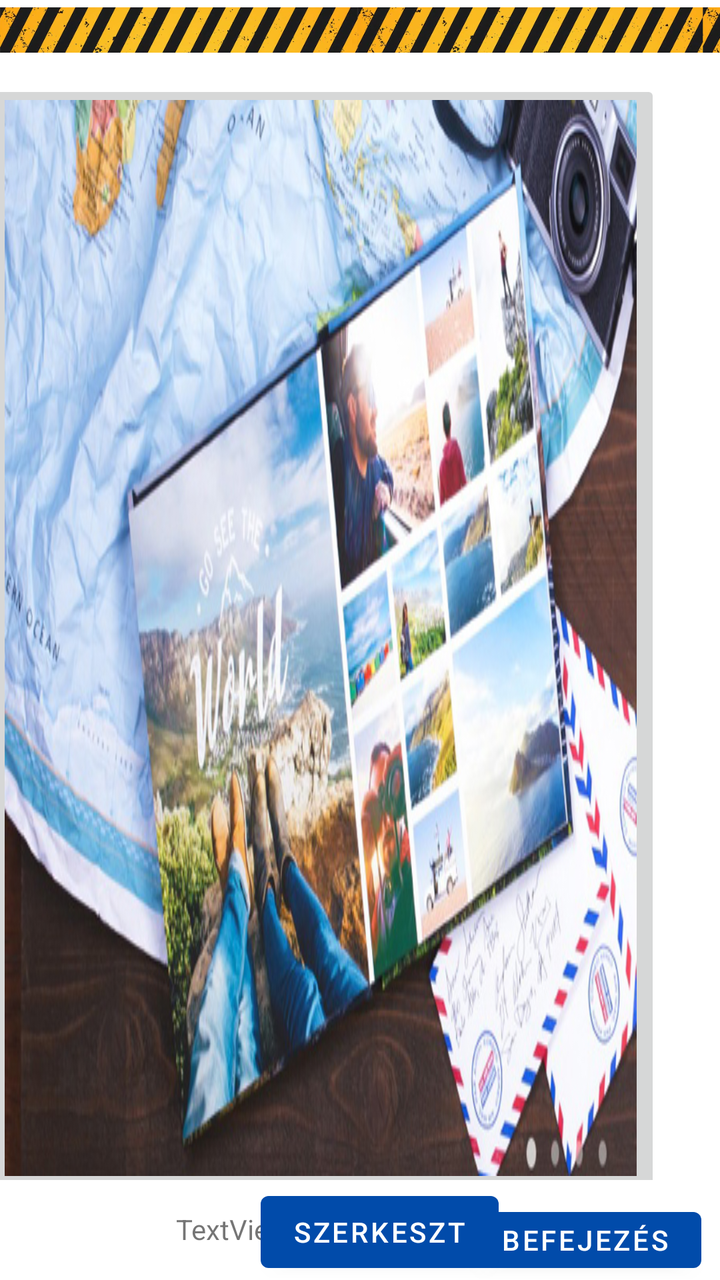
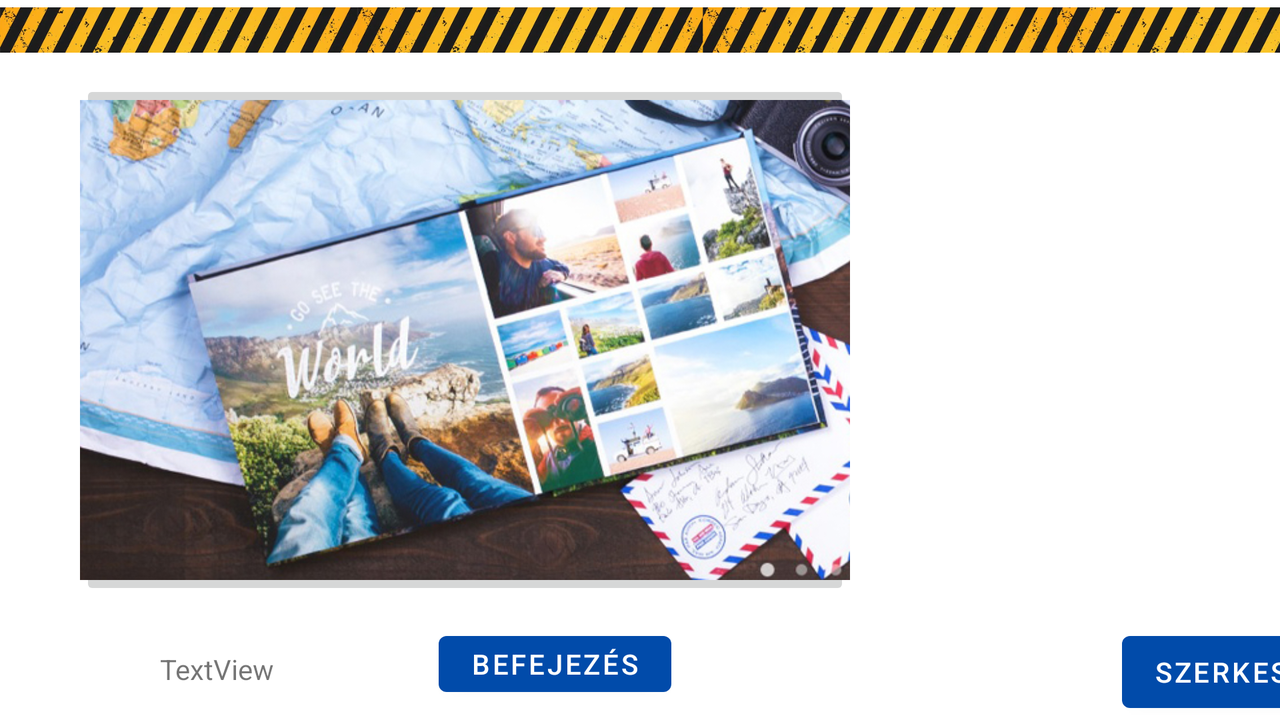

First picture: res/layout/ on a phone held upright. Second picture: the repository's own variant of that layout, on a device whose configuration matches the variant's folder. Source for both follows.
<!-- AndroidManifest.xml: application theme Theme.Fotoalbum -->
<!-- res/layout/activity_utolso_oldal.xml -->
<?xml version="1.0" encoding="utf-8"?>
<androidx.constraintlayout.widget.ConstraintLayout xmlns:android="http://schemas.android.com/apk/res/android"
    xmlns:app="http://schemas.android.com/apk/res-auto"
    xmlns:tools="http://schemas.android.com/tools"
    android:layout_width="match_parent"
    android:layout_height="match_parent"
    tools:context=".fotokonyv_oldalak.Utolso_oldal">

    <LinearLayout
        android:id="@+id/l1_1"
        android:layout_width="370dp"
        android:layout_height="match_parent"
        android:layout_marginStart="65dp"
        android:layout_marginTop="20dp"
        android:layout_marginEnd="20dp"
        android:layout_marginBottom="40dp"
        app:layout_constraintBottom_toBottomOf="parent"
        app:layout_constraintEnd_toEndOf="parent"
        app:layout_constraintHorizontal_bias="1.0"
        app:layout_constraintStart_toStartOf="parent"
        app:layout_constraintTop_toTopOf="parent"
        app:layout_constraintVertical_bias="0.0">

        <LinearLayout
            android:id="@+id/l1_2"
            android:layout_width="360dp"
            android:layout_height="match_parent"
            android:layout_marginStart="10dp"
            android:layout_marginTop="10dp"
            android:layout_marginBottom="10dp"
            android:orientation="horizontal">

            <ImageButton
                android:id="@+id/imageButton_utso"
                android:layout_width="338dp"
                android:layout_height="558dp"
                android:layout_marginLeft="10dp"
                android:layout_marginTop="10dp"
                android:layout_marginRight="10dp"
                android:layout_marginBottom="10dp"
                android:layout_weight="1"
                android:scaleType="fitXY"
                app:srcCompat="@drawable/img" />
        </LinearLayout>

    </LinearLayout>

    <Button
        android:id="@+id/btn_utso"
        android:layout_width="wrap_content"
        android:layout_height="40dp"
        android:layout_weight="1"
        android:text="Befejezés"
        app:layout_constraintBottom_toBottomOf="parent"
        app:layout_constraintEnd_toEndOf="parent"
        app:layout_constraintHorizontal_bias="0.962"
        app:layout_constraintStart_toStartOf="parent" />
    <Button
        android:id="@+id/button8"
        android:layout_width="wrap_content"
        android:layout_height="wrap_content"
        android:text="Szerkeszt"
        app:layout_constraintBottom_toBottomOf="parent"
        app:layout_constraintEnd_toStartOf="@+id/btn_utso"
        app:layout_constraintStart_toEndOf="@+id/textView5" />

    <TextView
        android:id="@+id/textView5"
        android:layout_width="wrap_content"
        android:layout_height="wrap_content"
        android:layout_marginStart="88dp"
        android:layout_marginBottom="16dp"
        android:text="TextView"
        app:layout_constraintBottom_toBottomOf="parent"
        app:layout_constraintStart_toStartOf="parent" />

    <ImageView
        android:id="@+id/imageView7"
        android:layout_width="1000dp"
        android:layout_height="30dp"
        app:layout_constraintStart_toStartOf="parent"
        app:layout_constraintTop_toTopOf="parent"
        app:srcCompat="@drawable/under" />


</androidx.constraintlayout.widget.ConstraintLayout>
<!-- resources referenced by this layout -->
<resources>
  <!-- drawable img: png bitmap (drawable, 627821 bytes) -->
  <!-- drawable under: png bitmap (drawable, 99030 bytes) -->
  <style name="Theme.Fotoalbum" parent="Theme.MaterialComponents.DayNight.DarkActionBar">
          
          <item name="colorPrimary">#014baa</item>
          <item name="colorPrimaryVariant">@color/purple_700</item>
          <item name="colorOnPrimary">@color/white</item>
          
          <item name="colorSecondary">@color/teal_200</item>
          <item name="colorSecondaryVariant">@color/teal_700</item>
          <item name="colorOnSecondary">@color/black</item>
          
          <item name="android:statusBarColor" tools:targetApi="l">?attr/colorPrimaryVariant</item>
          
      </style>
  <color name="purple_700">#FF3700B3</color>
  <color name="white">#FFFFFFFF</color>
  <color name="teal_200">#FF03DAC5</color>
  <color name="teal_700">#FF018786</color>
  <color name="black">#FF000000</color>
</resources>
<!-- res/layout-land/activity_utolso_oldal.xml (the repository's variant of the layout above) -->
<!-- drawn on the phone turned sideways -->
<?xml version="1.0" encoding="utf-8"?>
<androidx.constraintlayout.widget.ConstraintLayout xmlns:android="http://schemas.android.com/apk/res/android"
    xmlns:app="http://schemas.android.com/apk/res-auto"
    xmlns:tools="http://schemas.android.com/tools"
    android:layout_width="match_parent"
    android:layout_height="match_parent"
    tools:context=".fotokonyv_oldalak.Utolso_oldal">

    <LinearLayout
        android:id="@+id/l1_1"
        android:layout_width="0dp"
        android:layout_height="match_parent"
        android:layout_marginStart="20dp"
        android:layout_marginTop="20dp"
        android:layout_marginEnd="20dp"
        android:layout_marginBottom="40dp"
        app:layout_constraintBottom_toBottomOf="parent"
        app:layout_constraintEnd_toEndOf="parent"
        app:layout_constraintHorizontal_bias="1.0"
        app:layout_constraintStart_toStartOf="parent"
        app:layout_constraintTop_toTopOf="parent"
        app:layout_constraintVertical_bias="0.0">

        <LinearLayout
            android:id="@+id/l1_2"
            android:layout_width="405dp"
            android:layout_height="match_parent"
            android:layout_marginStart="10dp"
            android:layout_marginTop="10dp"
            android:layout_marginBottom="10dp"
            android:orientation="horizontal">

            <ImageButton
                android:id="@+id/imageButton_utso"
                android:layout_width="match_parent"
                android:layout_height="match_parent"
                android:layout_marginLeft="10dp"
                android:layout_marginTop="10dp"
                android:layout_marginRight="10dp"
                android:layout_marginBottom="10dp"
                android:layout_weight="1"
                android:adjustViewBounds="true"
                android:scaleType="centerCrop"
                app:srcCompat="@drawable/img" />
        </LinearLayout>

        <LinearLayout
            android:id="@+id/l1_3"
            android:layout_width="405dp"
            android:layout_height="match_parent"
            android:layout_marginTop="10dp"
            android:layout_marginBottom="10dp"
            android:orientation="horizontal">


        </LinearLayout>
    </LinearLayout>

    <Button
        android:id="@+id/btn_utso"
        android:layout_width="wrap_content"
        android:layout_height="40dp"
        android:layout_marginBottom="8dp"
        android:layout_weight="1"
        android:text="@string/befejez_s"
        app:layout_constraintBottom_toBottomOf="parent"
        app:layout_constraintEnd_toEndOf="parent"
        app:layout_constraintHorizontal_bias="0.419"
        app:layout_constraintStart_toStartOf="parent" />

    <Button
        android:id="@+id/button8"
        android:layout_width="wrap_content"
        android:layout_height="wrap_content"
        android:layout_marginStart="424dp"
        android:text="@string/szerkeszt"
        app:layout_constraintBottom_toBottomOf="parent"
        app:layout_constraintStart_toEndOf="@+id/textView5" />

    <TextView
        android:id="@+id/textView5"
        android:layout_width="wrap_content"
        android:layout_height="wrap_content"
        android:layout_marginStart="80dp"
        android:layout_marginBottom="16dp"
        android:text="TextView"
        app:layout_constraintBottom_toBottomOf="parent"
        app:layout_constraintStart_toStartOf="parent" />

    <ImageView
        android:id="@+id/imageView7"
        android:layout_width="1000dp"
        android:layout_height="30dp"
        app:layout_constraintStart_toStartOf="parent"
        app:layout_constraintTop_toTopOf="parent"
        app:srcCompat="@drawable/under" />


</androidx.constraintlayout.widget.ConstraintLayout>
<!-- resources referenced by the variant -->
<!-- as the phone turned sideways resolves them -->
<resources>
  <!-- drawable img: png bitmap (drawable, 627821 bytes) -->
  <!-- drawable under: png bitmap (drawable, 99030 bytes) -->
  <string name="befejez_s">Befejezés</string>
  <string name="szerkeszt">Szerkeszt</string>
  <style name="Theme.Fotoalbum" parent="Theme.MaterialComponents.DayNight.DarkActionBar">
          
          <item name="colorPrimary">#014baa</item>
          <item name="colorPrimaryVariant">@color/purple_700</item>
          <item name="colorOnPrimary">@color/white</item>
          
          <item name="colorSecondary">@color/teal_200</item>
          <item name="colorSecondaryVariant">@color/teal_700</item>
          <item name="colorOnSecondary">@color/black</item>
          
          <item name="android:statusBarColor" tools:targetApi="l">?attr/colorPrimaryVariant</item>
          
      </style>
  <color name="purple_700">#FF3700B3</color>
  <color name="white">#FFFFFFFF</color>
  <color name="teal_200">#FF03DAC5</color>
  <color name="teal_700">#FF018786</color>
  <color name="black">#FF000000</color>
</resources>
